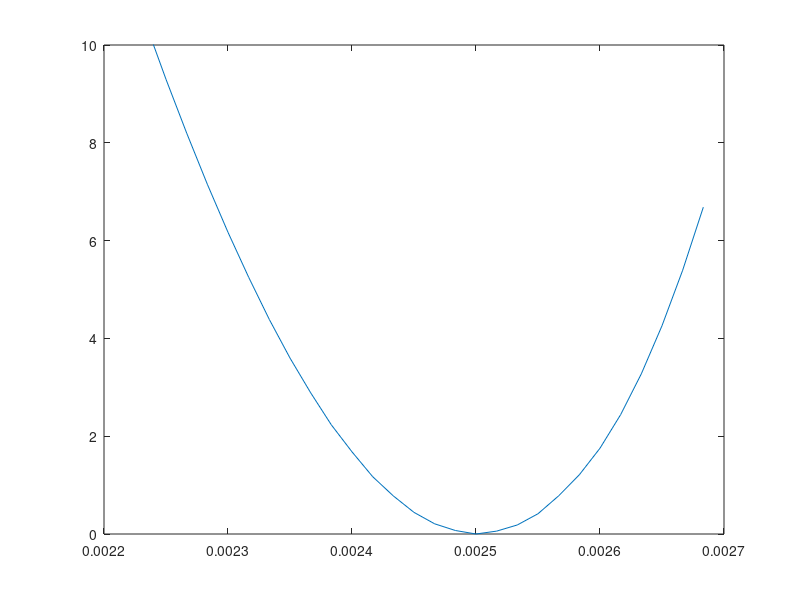
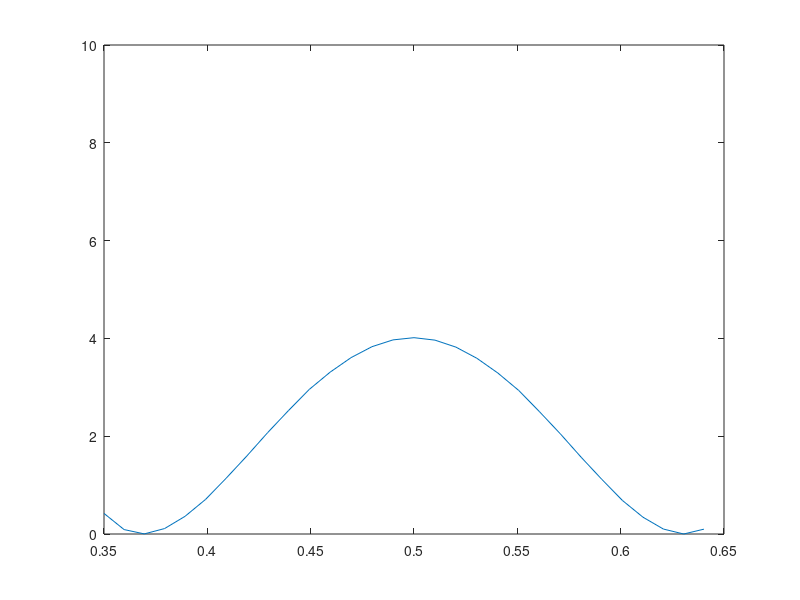

These charts were generated, in order, by the following MATLAB code: (Note: a time limit stopped this script after it produced the figures.)
chi_grid=load('pp.MINOS.gauss.chi.dat');   % Datos de considerar la JERAQUÍA NORMAL
cl_beam_68=load('MINOS_cl_68_beam_nh.dat');
cl_beam_90=load('MINOS_cl_90_beam_nh.dat');

[a2,b]=size(chi_grid);
a=sqrt(a2)
k=1;
l=1;
for i=1:a
    
   theta(i)= chi_grid(l,1) ;
   sin2th2(i)=(sin(2.0*theta(i)))^2;

    m=1;
   for j=1:a
    mass(m)=chi_grid(k,2)   ;
    grid(i,j)= chi_grid(k,3)  ;
   k=k+1;
   m=m+1;
   
   end
   l=l+a;
end


%contour3(X,Y,Z,[2,6,9]) %  graficar contour plot   
interpts=1000
del_x=(theta(a)-theta(1))/(interpts-1);
del_y=(mass(a)-mass(1))/(interpts-1);


[Xq,Yq]=meshgrid(theta(1):del_x:theta(a),mass(1):del_y:mass(a));

Zq = interp2(theta,mass,grid,Xq,Yq,'spline');


for i=1:interpts
 sin2_2th_int(i)= (sin(2.0*Xq(1,i)))^2;  
theta_int(i)=Xq(1,i);
 mass_int(i)=  Yq(i,1) ;
sin2_th_int(i)= (sin(Xq(1,i)))^2;  

end

%  figure
%  surf(mass_int,theta_int,Zq)

%%%%%  surface plot

%   figure
%   surf(mass,theta,grid)
 

  minimum_int = min(min(Zq));
minimum=min(min(grid))

[imin,jmin]=find(grid==minimum);
masss=mass(jmin)
s2_th=theta(imin)
grid(imin,jmin);

[imin_int,jmin_int]=find(Zq==minimum_int);


sin2_2th2_min=sin(2.0*theta(imin))^2;

sin2_2th2_min_int=sin2_2th_int(imin_int);


mass_min=mass(jmin);
mass_min_int=mass_int(jmin_int);

minteta=theta_int(imin_int);
minsin2_theta=sin2_th_int(imin_int);

chi2_min=grid(imin,jmin)
chi2_min_int=Zq(imin_int,jmin_int)


for i=1:a

chi2_dm(i)=min(grid(:,i))-minimum;
chi2_sin2th2(i)=min(grid(i,:))-minimum;

end

for i=1:interpts
chi2_dm_int(i)=min(Zq(:,i))-minimum_int;
chi2_sin2_2th_int(i)=min(Zq(i,:))-minimum_int;
 
end

%%%%%  chi2 vs dm 
figure
plot(mass,chi2_dm)
%  hold on 
%  plot(mass_int,chi2_dm_int)


ylim([0.0 10.0])

figure
plot(theta,chi2_sin2th2)
%  hold on
%  plot(sin2_2th_int,chi2_sin2_2th_int)

ylim([0.0 10.0])


Zq_zero=Zq-minimum_int;
%  figure
%  contour3(sin2_2th_int,mass_int,Zq_zero,[2,4,9])
m=1;
l=1;
k=1;
for i=1:interpts
    for j=1:interpts
        chi=Zq_zero(i,j);
        
        if (  (chi<=2.3) )
        clmass_1(k)=mass_int(j)*1000 ;   
        clsin2_2th_1(k)= sin2_2th_int(i)   ;
        clsin2_th_1(k)=sin2_th_int(i);
        cltheta_1(k)=theta_int(i);
        k=k+1;
        end
        
        
        %if (  (chi<=4.61) )
        if (  (chi<=4.3) )
        clmass_2(l)=mass_int(j)*1000 ;   
        clsin2_2th_2(l)= sin2_2th_int(i)   ;
        clsin2_th_2(l)=sin2_th_int(i);
        cltheta_2(l)=theta_int(i);

        l=l+1;
        end        
        
        if (  (chi<=6.630) )         
        clmass_3(m)=mass_int(j)*1000 ;   
        clsin2_2th_3(m)= sin2_2th_int(i)   ;
        clsin2_th_3(m)=sin2_th_int(i);
        cltheta_3(m)=theta_int(i);
        

        m=m+1;
        end               
    
        
     end
    
end

%  
 figure 
%  plot (cltheta_3,clmass_3,'* k')
%   hold on
 
 plot (cltheta_2,clmass_2,'* k')
  hold on
 plot (cltheta_1,clmass_1,'* g')
 plot(cl_beam_68(:,1),cl_beam_68(:,2)*1000,'* b')
 plot(cl_beam_90(:,1),cl_beam_90(:,2)*1000,'* r')


%  xlim([0.065 0.1])
%  ylim([2.2  2.8])
%  
%  
%  
xlim([0.3 0.75])
ylim([2.0  3.0]) % ylim([1.5  3.1])


%  figure
%  
%  plot (clsin2_th_3,clmass_3,'* k')
%  hold on
%  plot (clsin2_th_2,clmass_2,'* r')
%  hold on
%  plot (clsin2_th_1,clmass_1,'* g')

%  xlim([0.065 0.1])
%  ylim([2.2  2.8])



% chibin=load('chi2_bin.txt');
% figure
% bar(chibin(:,2))
